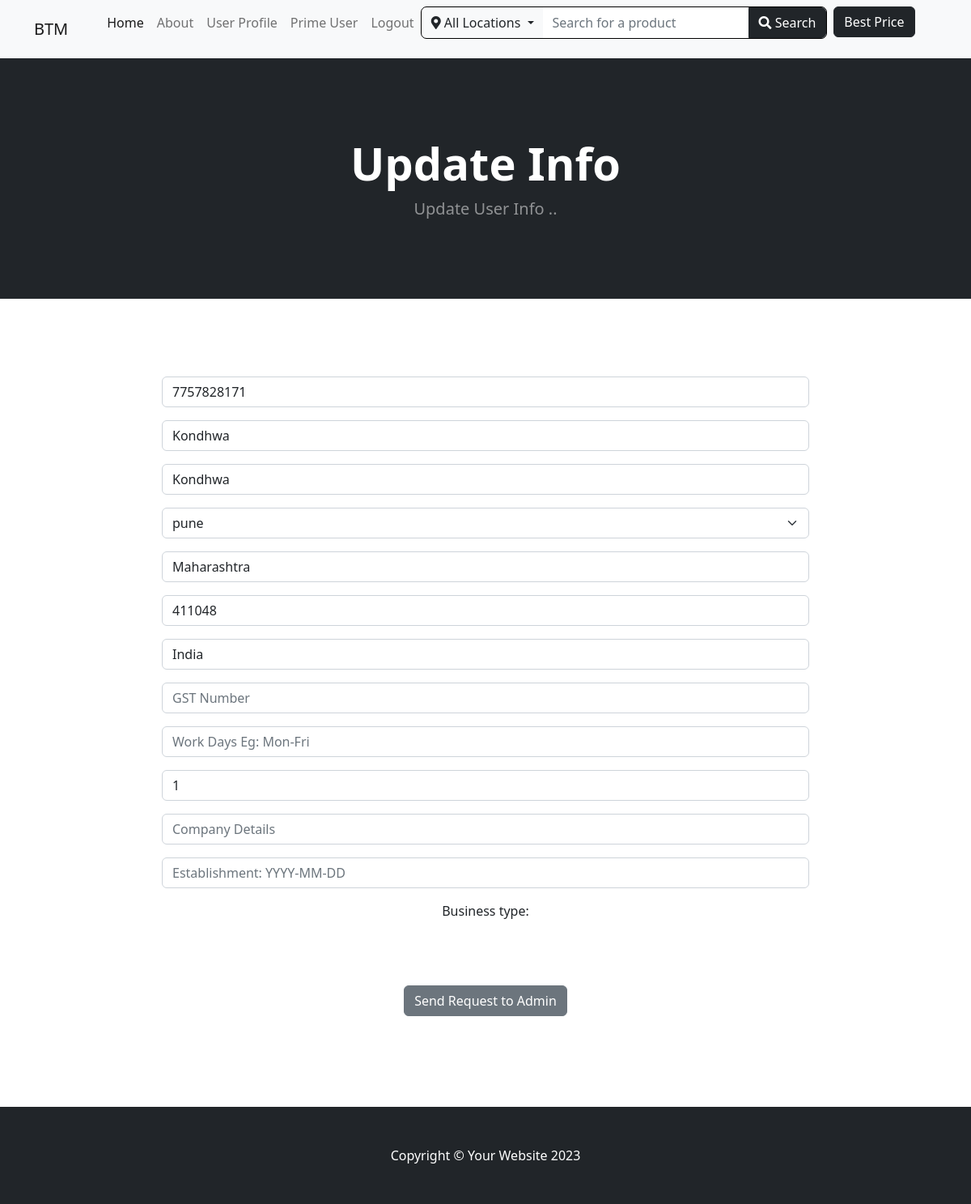
Page /update-info/ (signed in) on the committed database.
### store/models.py (models this page shows, shortened)
class Profile(models.Model):
    user=models.OneToOneField(User,on_delete=models.CASCADE)
    date_modified=models.DateTimeField(User,auto_now=True)
    phone=models.CharField(max_length=20,blank=True)
    address1=models.CharField(max_length=200,blank=True)
    address2=models.CharField(max_length=200,blank=True)
    city = models.ForeignKey('City', on_delete=models.SET_NULL, null=True, blank=True)
    state=models.CharField(max_length=200,blank=True)
    zipcode=models.CharField(max_length=200,blank=True)
    country=models.CharField(max_length=200,blank=True)
    is_seller=models.BooleanField(default=False)
    is_admin = models.BooleanField(default=False)
    GST_number=models.CharField(max_length=15,default='',blank=True,null=True)
    work_days=models.CharField(max_length=500,default='',blank=True,null=True)
    business_type = models.ManyToManyField(Business_type, blank=True)  # Changed to ManyToManyField
    establishment = models.DateField(blank=True, null=True)
    employee_count=models.IntegerField(default=1)
    company_details=models.CharField(max_length=2500,blank=True)
    want_to_prime=models.BooleanField(default=False)
    seller_req_choice = [
        ('pending', 'Pending'),
        ('accept', 'Accept'),
        ('reject', 'Reject'),
    ]
    seller_req = models.CharField(
        max_length=10,
        choices=seller_req_choice,
        blank=True,  # Allow the field to be left blank
        null=True,  # Allow null values in the database
        default='pending',
    )

### store/views.py (the view)
# urls.py: path('update-info/', views.update_info, name='update_info'),  # Ensure the path is correct
def update_info(request):
    if request.user.is_authenticated:
        current_user = Profile.objects.get(user_id=request.user.id)
        form = UserInfoForm(request.POST or None, instance=current_user)
        if form.is_valid():
            subject = "Seller Request Submitted"
            message = f"""
            User {request.user.username} has requested seller status:

            Name: {current_user.user}
            Address: {current_user.address1}, {current_user.address2}, {current_user.city}, {current_user.state}, {current_user.country} - {current_user.zipcode}
            Phone: {current_user.phone}
            GST Number: {current_user.GST_number}
            Work Days: {current_user.work_days}
            Business Type: {', '.join(bt.name for bt in current_user.business_type.all())}
            Establishment: {current_user.establishment}
            Employee Count: {current_user.employee_count}
            Company Details: {current_user.company_details}
            """
            from_mail = settings.EMAIL_HOST_USER
            recipient_list = ["monismomin123@gmail.com"]
            try:
                send_mail(subject, message, from_mail, recipient_list)
                messages.success(request, "Your info has been updated and a request has been sent to the admin.")
                form.save()
                current_user.want_to_prime=True
                current_user.save()
            except Exception as e:
                messages.error(request, f"Info updated but email failed to send: {e}")
            return redirect('home')
        else:
            return render(request, 'update_info.html', {'form': form})
    else:
        messages.error(request, "You have to LogIn first!")
        return redirect('home')

### store/context_processors.py (called while the page is built)
def categories_context(request):
    categories = Category.objects.all()
    return {'categories': categories}

def location_context(request):
    all_location = Profile.objects.values_list('city', flat=True).distinct()
    return {'all_location': all_location}

### store/models.py (called while the page is built)
    def __str__(self):
        return self.name

### store/templates/update_info.html (shortened to what this page needs)
{% extends 'base.html' %}
{% block content %}
    <header class="bg-dark py-5">
            <div class="container px-4 px-lg-5 my-5">
                <div class="text-center text-white">
                    <h1 class="display-4 fw-bolder">Update Info </h1>
                    <p class="lead fw-normal text-white-50 mb-0">
                    Update User Info ..
                    </p>
                </div>
            </div>
        </header>
        <br><br>
        <div class="'container">
            <div class="row">
                <center>
                    <div class="col-8">
                        <br><br>
                <form method="POST" action="{% url 'update_info' %}">
                    {{form.as_p}}
                    <br><br>
                <button type="submit" class="btn btn-secondary">
                    Send Request to Admin
                </button>
                </form>
                <br><br>
                    </div>
                </center>
            </div>
        </div>
        <br><br>
{% endblock %}

### rows in the picture
Profile: phone "7757828171", address1 "Kondhwa", address2 "Kondhwa", city "pune", state "Maharashtra", zipcode "411048", country "India", employee_count "1"

### other values in the picture
{{ current_location|default:'All Locations' }} "All Locations"
